Frame 1 (no input): blank canvas, image omitted
Frame 60 (no input): blank canvas, image omitted
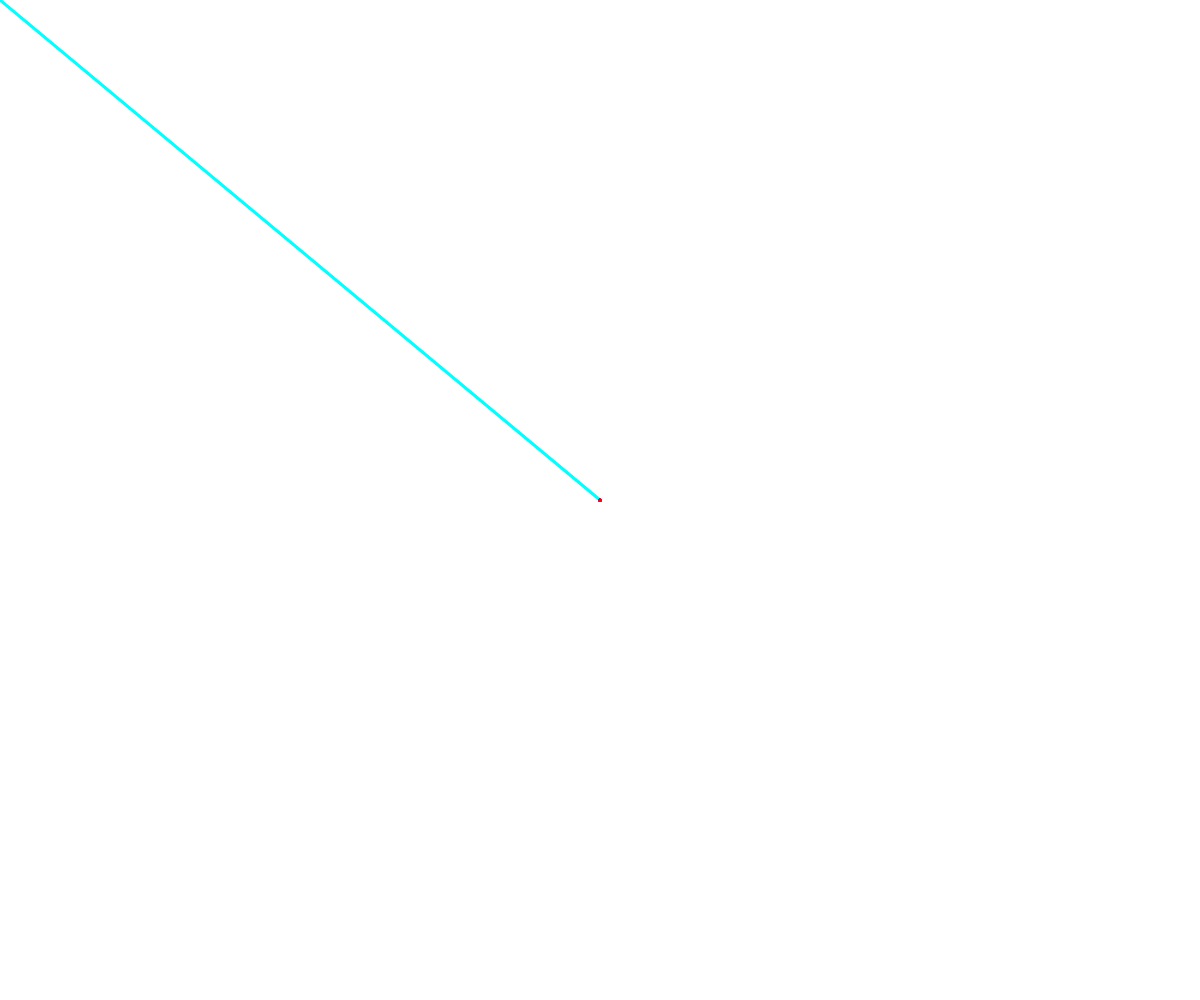
Frame 120 (the mouse pressed at the canvas centre since frame 60)

The p5.js sketch whose frames 1 and 60 were blank and that drew this single picture after the mouse press (run headless with seeded random() and noise() and a simulated clock; from frame 60 on, the mouse is pressed at the canvas centre):

// p5.js sketch
// ── sketch.js
var mX = [];
var mY = [];
var ms = [];
var seconds = 5;

function setup() {
  createCanvas(windowWidth, windowHeight);
  strokeWeight(3);
}

function draw() {
  colorMode(RGB);
  background(255);

  mX.push(mouseX);
  mY.push(mouseY);
  ms.push(millis());

  for(var i = mX.length-1; i >= 0; i--) {
    if(millis() - ms[i] > seconds*1000) {
      mX.splice(i, 1);
      mY.splice(i, 1);
      ms.splice(i, 1);
    }
  }

  colorMode(HSB);
  for(var i = 1; i < mX.length; i++) {
    stroke(map(i, 0, mX.length, 0, 360), 100, 100);
    line(mX[i-1], mY[i-1], mX[i], mY[i]);
  }
}
